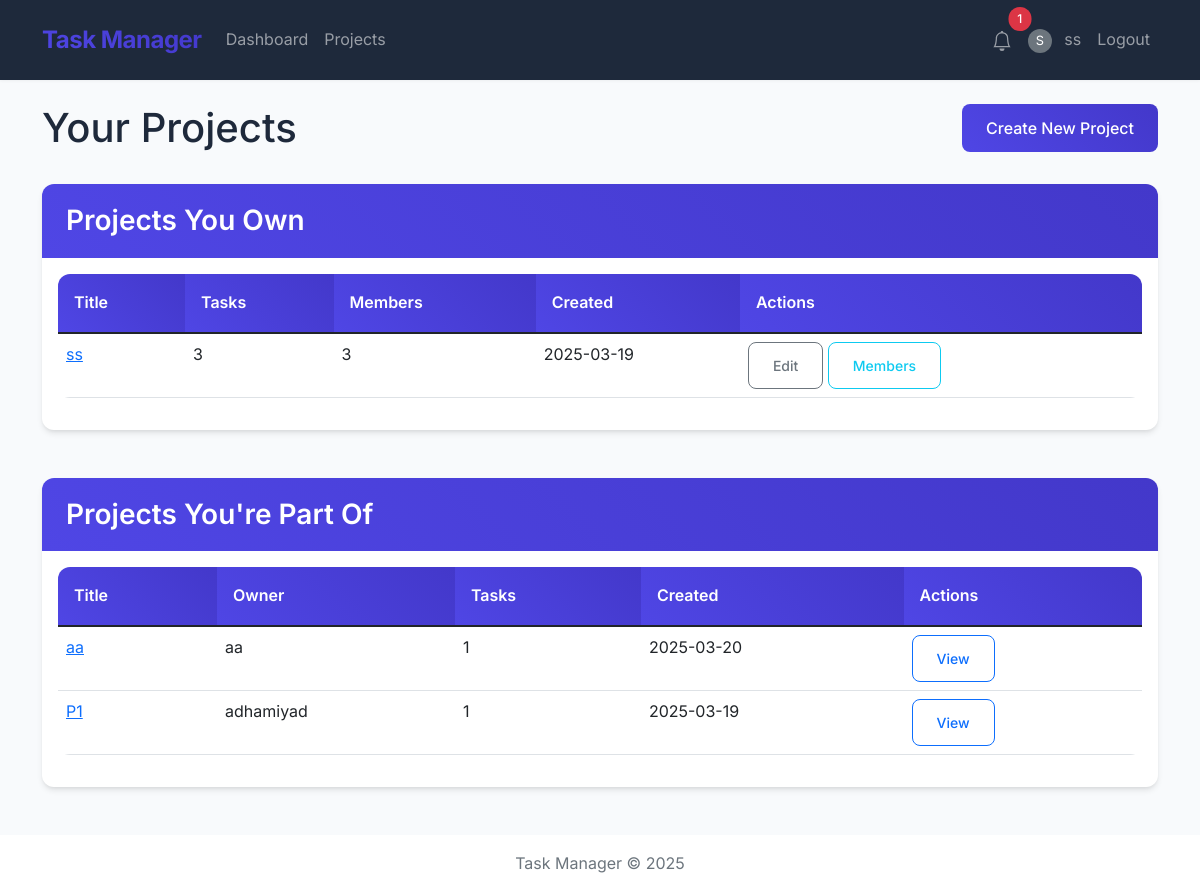
/projects/ (signed in), run on the app's committed database.
### app/models/models.py (models this page shows, shortened)
class User(UserMixin, db.Model):
    __tablename__ = 'users'
    id = db.Column(db.Integer, primary_key=True)
    username = db.Column(db.String(64), unique=True, nullable=False)
    email = db.Column(db.String(120), unique=True, nullable=False)
    password_hash = db.Column(db.String(128))
    created_at = db.Column(db.DateTime, default=datetime.datetime.now(datetime.timezone.utc))
    profile_picture = db.Column(db.BLOB)
    full_name = db.Column(db.String(100))
    bio = db.Column(db.Text)
    contact_info = db.Column(db.String(150))
    owned_projects = db.relationship('Project', backref='owner', lazy='dynamic')
    assigned_tasks = db.relationship('Task', backref='assignee', lazy='dynamic')
    join_requests = db.relationship('ProjectRequest', backref='requester', lazy='dynamic')
    dashboard_items = db.relationship('DashboardItem', backref='user', lazy='dynamic', cascade='all, delete-orphan')
    dashboard_stats = db.relationship('DashboardStat', backref='user', lazy='dynamic', cascade='all, delete-orphan')
    sent_friend_requests = db.relationship('Friendship',
                                          foreign_keys='Friendship.user_id',
                                          backref='sender',
                                          lazy='dynamic')
    received_friend_requests = db.relationship('Friendship',
                                             foreign_keys='Friendship.friend_id',
                                             backref='receiver',
                                             lazy='dynamic')
    def get_unread_notifications_count(self):
        return self.notifications.filter_by(is_read=False).count()

class Project(db.Model):
    __tablename__ = 'projects'
    id = db.Column(db.Integer, primary_key=True)
    title = db.Column(db.String(100), nullable=False)
    description = db.Column(db.Text)
    owner_id = db.Column(db.Integer, db.ForeignKey('users.id'))
    created_at = db.Column(db.DateTime, default=datetime.datetime.now(datetime.timezone.utc))
    tasks = db.relationship('Task', backref='project', lazy='dynamic', cascade='all, delete-orphan')
    members = db.relationship('User', secondary=project_members, backref=db.backref('projects', lazy='dynamic'))
    join_requests = db.relationship('ProjectRequest', backref='project', lazy='dynamic', cascade='all, delete-orphan')

### app/routes/projects.py (the view)
@bp.route("/")
@login_required
def list_projects():
    owned_projects = current_user.owned_projects.all()
    member_projects = current_user.projects.all()
    return render_template(
        "projects/list.html",
        owned_projects=owned_projects,
        member_projects=member_projects,
    )

### app/__init__.py (called while the page is built)
@login_manager.user_loader
def load_user(user_id):
    return User.query.get(int(user_id))

def create_app(config_class=Config):
    app = Flask(__name__)
    app.config.from_object(config_class)
    db.init_app(app)
    login_manager.init_app(app)
    @app.template_filter('b64encode')
    def b64encode_filter(s):
        if s is None:
            return None
        return base64.b64encode(s).decode('utf-8')
    @app.context_processor
    def utility_processor():
        return {'Notification': Notification}
    with app.app_context():
        from app.routes import main, auth, projects, tasks, users
        app.register_blueprint(main.bp)
        app.register_blueprint(auth.bp)
        app.register_blueprint(projects.bp)
        app.register_blueprint(tasks.bp)
        app.register_blueprint(users.bp)
        db.create_all()
    return app

### app/templates/projects/list.html (shortened to what this page needs)
{% extends "base.html" %}
{% block content %}
<div class="row mb-4">
    <div class="col-md-8">
        <h1>Your Projects</h1>
    </div>
    <div class="col-md-4 text-end">
        <a href="{{ url_for('projects.create_project') }}" class="btn btn-primary">Create New Project</a>
    </div>
</div>
<div class="row mb-5">
    <div class="col-md-12">
        <div class="card">
            <div class="card-header">
                <h3>Projects You Own</h3>
            </div>
            <div class="card-body">
                {% if owned_projects %}
                <div class="table-responsive">
                    <table class="table">
                        <thead>
                            <tr>
                                <th>Title</th>
                                <th>Tasks</th>
                                <th>Members</th>
                                <th>Created</th>
                                <th>Actions</th>
                            </tr>
                        </thead>
                        <tbody>
                            {% for project in owned_projects %}
                            <tr>
                                <td><a href="{{ url_for('projects.view_project', project_id=project.id) }}">{{
                                        project.title }}</a></td>
                                <td>{{ project.tasks.count() }}</td>
                                <td>{{ project.members|count }}</td>
                                <td>{{ project.created_at.strftime('%Y-%m-%d') }}</td>
                                <td>
                                    <a href="{{ url_for('projects.edit_project', project_id=project.id) }}"
                                        class="btn btn-sm btn-outline-secondary">Edit</a>
                                    <a href="{{ url_for('projects.manage_members', project_id=project.id) }}"
                                        class="btn btn-sm btn-outline-info">Members</a>
                                </td>
                            </tr>
                            {% endfor %}
                        </tbody>
                    </table>
                </div>
                {% else %}
                <p>You don't own any projects yet.</p>
                {% endif %}
            </div>
        </div>
    </div>
</div>
<div class="row">
    <div class="col-md-12">
        <div class="card">
            <div class="card-header">
                <h3>Projects You're Part Of</h3>
            </div>
            <div class="card-body">
                {% if member_projects %}
                <div class="table-responsive">
                    <table class="table">
                        <thead>
                            <tr>
                                <th>Title</th>
                                <th>Owner</th>
                                <th>Tasks</th>
                                <th>Created</th>
                                <th>Actions</th>
                            </tr>
                        </thead>
                        <tbody>
                            {% for project in member_projects if project.owner_id != current_user.id %}
                            <tr>
                                <td><a href="{{ url_for('projects.view_project', project_id=project.id) }}">{{
                                        project.title }}</a></td>
                                <td>{{ project.owner.username }}</td>
                                <td>{{ project.tasks.count() }}</td>
                                <td>{{ project.created_at.strftime('%Y-%m-%d') }}</td>
                                <td>
                                    <a href="{{ url_for('projects.view_project', project_id=project.id) }}"
                                        class="btn btn-sm btn-outline-primary">View</a>
                                </td>
                            </tr>
                            {% endfor %}
                        </tbody>
                    </table>
                </div>
                {% else %}
                <p>You're not a member of any projects yet.</p>
                {% endif %}
            </div>
        </div>
    </div>
</div>
{% endblock %}

### app/templates/base.html (shortened to what this page needs)
<!DOCTYPE html>
<html lang="en">
<head>
    <link rel="stylesheet" href="https://cdn.jsdelivr.net/npm/bootstrap@5.1.3/dist/css/bootstrap.min.css">
    <link rel="stylesheet" href="{{ url_for('static', filename='css/style.css') }}">
</head>
<body>
    <nav class="navbar navbar-expand-lg navbar-dark">
        <div class="container">
            <a class="navbar-brand" href="{{ url_for('main.index') }}">Task Manager</a>
            <div class="collapse navbar-collapse" id="navbarNav">
                <ul class="navbar-nav me-auto">
                    {% if current_user.is_authenticated %}
                    <li class="nav-item">
                        <a class="nav-link" href="{{ url_for('main.dashboard') }}">Dashboard</a>
                    </li>
                    <li class="nav-item">
                        <a class="nav-link" href="{{ url_for('projects.list_projects') }}">Projects</a>
                    </li>
                    {% endif %}
                </ul>
                <ul class="navbar-nav">
                    {% if current_user.is_authenticated %}
                    <li class="nav-item dropdown">
                        <a class="nav-link position-relative" href="#" id="notificationsDropdown" role="button"
                            data-bs-toggle="dropdown" aria-expanded="false">
                            {% if current_user.get_unread_notifications_count() > 0 %}
                            <span
                                class="position-absolute top-0 start-100 translate-middle badge rounded-pill bg-danger">
                                {{ current_user.get_unread_notifications_count() }}
                            </span>
                            {% endif %}
                        </a>
                            {% set notifications =
                            current_user.notifications.order_by(Notification.created_at.desc()).limit(5).all() %}
                    </li>
                    <li class="nav-item">
                        <a class="nav-link" href="{{ url_for('users.profile') }}">
                            {% if current_user.profile_picture %}
                            <img alt="Profile"
                                class="rounded-circle me-2" style="width: 24px; height: 24px; object-fit: cover;">
                            {% else %}
                            <span
                                class="rounded-circle bg-secondary text-white d-inline-flex align-items-center justify-content-center me-2"
                                style="width: 24px; height: 24px; font-size: 0.8rem;">
                                {{ current_user.username[0].upper() }}
                            </span>
                            {% endif %}
                            {{ current_user.username }}
                        </a>
                    </li>
                    <li class="nav-item">
                        <a class="nav-link" href="{{ url_for('auth.logout') }}">Logout</a>
                    </li>
                    {% endif %}
                </ul>
            </div>
        </div>
    </nav>
    <div class="container mt-4">
        {% block content %}{% endblock %}
    </div>
    <footer class="mt-5 py-3 text-center">
        <div class="container">
            <p class="text-muted mb-0">Task Manager &copy; 2025</p>
        </div>
    </footer>
</body>
</html>

### app/static/css/style.css (style rules this page uses)
:root { --primary: #4f46e5; --primary-hover: #4338ca; --secondary: #64748b; --success: #10b981; --warning: #f59e0b; --danger: #ef4444; --light: #f8fafc; --dark: #1e293b; --gray-100: #f1f5f9; --gray-200: #e2e8f0; --gray-300: #cbd5e1; --gray-600: #64748b; --gray-800: #1e293b; --border-radius: 0.75rem; --box-shadow: 0 4px 6px -1px rgba(0, 0, 0, 0.1), 0 2px 4px -1px rgba(0, 0, 0, 0.06); --transition: all 0.3s cubic-bezier(0.4, 0, 0.2, 1); }
body { min-height: 100vh; display: flex; flex-direction: column; font-family: 'Inter', 'Segoe UI', system-ui, -apple-system, sans-serif; background-color: #f8fafc; color: var(--gray-800); line-height: 1.6; }
.navbar { padding: 1rem 0; box-shadow: 0 1px 3px rgba(0, 0, 0, 0.05); backdrop-filter: blur(10px); background-color: rgba(255, 255, 255, 0.9); }
.navbar-dark { background-color: var(--dark); }
.navbar-brand { font-weight: 700; font-size: 1.5rem; letter-spacing: -0.5px; background: linear-gradient(45deg, var(--primary), var(--primary-hover)); -webkit-background-clip: text; -webkit-text-fill-color: transparent; }
.card { border: none; border-radius: var(--border-radius); box-shadow: var(--box-shadow); transition: var(--transition); overflow: hidden; background: white; backdrop-filter: blur(10px); }
.card-header { background: linear-gradient(45deg, var(--primary), var(--primary-hover)); color: white; border-bottom: none; padding: 1.25rem 1.5rem; }
.card-header h3, .card-header h4 { margin-bottom: 0; font-weight: 600; color: white; }
.btn { font-weight: 500; padding: 0.75rem 1.5rem; border-radius: 0.5rem; transition: var(--transition); position: relative; overflow: hidden; }
.btn::after { content: ''; position: absolute; top: 50%; left: 50%; width: 0; height: 0; background: rgba(255, 255, 255, 0.2); border-radius: 50%; transform: translate(-50%, -50%); transition: width 0.6s, height 0.6s; }
.btn-primary { background: linear-gradient(45deg, var(--primary), var(--primary-hover)); border: none; }
.badge { font-weight: 500; padding: 0.5em 0.75em; border-radius: 0.5rem; transition: var(--transition); }
.table { border-radius: var(--border-radius); overflow: hidden; }
.table thead th { background: linear-gradient(45deg, var(--primary), var(--primary-hover)); color: white; border: none; padding: 1rem; font-weight: 600; }
.table tbody tr { transition: var(--transition); }
footer { background: white; padding: 3rem 0; margin-top: auto; }

### data on the page
User: username "S", username "ss"
Project: title "ss", tasks.count "3", members|count "3", created_at "2025-03-19"
Project: title "aa", owner.username "aa", tasks.count "1", created_at "2025-03-20"
Project: title "P1", owner.username "adhamiyad", tasks.count "1", created_at "2025-03-19"

### other printed values
{{ current_user.get_unread_notifications_count() }} "1"
